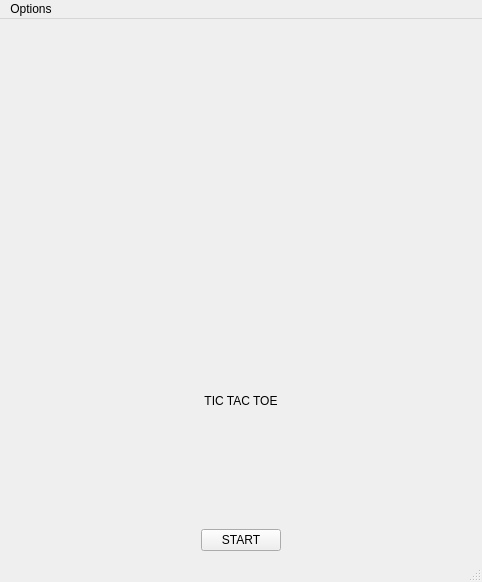
<?xml version="1.0" encoding="UTF-8"?>
<ui version="4.0">
 <class>MainWindow</class>
 <widget class="QMainWindow" name="MainWindow">
  <property name="geometry">
   <rect>
    <x>0</x>
    <y>0</y>
    <width>482</width>
    <height>582</height>
   </rect>
  </property>
  <property name="windowTitle">
   <string>TIC TAC TOE</string>
  </property>
  <property name="styleSheet">
   <string notr="true">QMainWindow {
   border-image: url(:/res/img/bg) 0 0 0 0 stretch stretch;
    border: none;
}

</string>
  </property>
  <widget class="QWidget" name="centralwidget">
   <layout class="QHBoxLayout" name="horizontalLayout_2">
    <item>
     <layout class="QVBoxLayout" name="verticalLayout">
      <item>
       <widget class="QLabel" name="label_2">
        <property name="sizePolicy">
         <sizepolicy hsizetype="Preferred" vsizetype="Preferred">
          <horstretch>0</horstretch>
          <verstretch>0</verstretch>
         </sizepolicy>
        </property>
        <property name="minimumSize">
         <size>
          <width>0</width>
          <height>0</height>
         </size>
        </property>
        <property name="text">
         <string/>
        </property>
        <property name="pixmap">
         <pixmap resource="Resource.qrc">:/res/img/game_border.png</pixmap>
        </property>
        <property name="scaledContents">
         <bool>true</bool>
        </property>
        <property name="alignment">
         <set>Qt::AlignCenter</set>
        </property>
        <property name="wordWrap">
         <bool>false</bool>
        </property>
        <property name="margin">
         <number>0</number>
        </property>
       </widget>
      </item>
      <item>
       <widget class="QLabel" name="label">
        <property name="sizePolicy">
         <sizepolicy hsizetype="Minimum" vsizetype="Minimum">
          <horstretch>0</horstretch>
          <verstretch>0</verstretch>
         </sizepolicy>
        </property>
        <property name="text">
         <string>TIC TAC TOE</string>
        </property>
        <property name="alignment">
         <set>Qt::AlignCenter</set>
        </property>
       </widget>
      </item>
      <item>
       <layout class="QHBoxLayout" name="_2">
        <property name="sizeConstraint">
         <enum>QLayout::SetMinimumSize</enum>
        </property>
        <item>
         <spacer name="horizontalSpacer">
          <property name="orientation">
           <enum>Qt::Horizontal</enum>
          </property>
          <property name="sizeHint" stdset="0">
           <size>
            <width>40</width>
            <height>20</height>
           </size>
          </property>
         </spacer>
        </item>
        <item>
         <widget class="QPushButton" name="startBtn">
          <property name="text">
           <string>START</string>
          </property>
         </widget>
        </item>
        <item>
         <spacer name="horizontalSpacer_2">
          <property name="orientation">
           <enum>Qt::Horizontal</enum>
          </property>
          <property name="sizeHint" stdset="0">
           <size>
            <width>40</width>
            <height>20</height>
           </size>
          </property>
         </spacer>
        </item>
       </layout>
      </item>
     </layout>
    </item>
   </layout>
  </widget>
  <widget class="QMenuBar" name="menubar">
   <property name="geometry">
    <rect>
     <x>0</x>
     <y>0</y>
     <width>482</width>
     <height>22</height>
    </rect>
   </property>
   <widget class="QMenu" name="menuOptions">
    <property name="title">
     <string>Options</string>
    </property>
    <addaction name="actionClose"/>
   </widget>
   <addaction name="menuOptions"/>
  </widget>
  <widget class="QStatusBar" name="statusbar"/>
  <action name="actionClose">
   <property name="text">
    <string>Close</string>
   </property>
   <property name="shortcut">
    <string>Ctrl+Esc</string>
   </property>
  </action>
 </widget>
 <resources>
  <include location="Resource.qrc"/>
 </resources>
 <connections/>
</ui>
